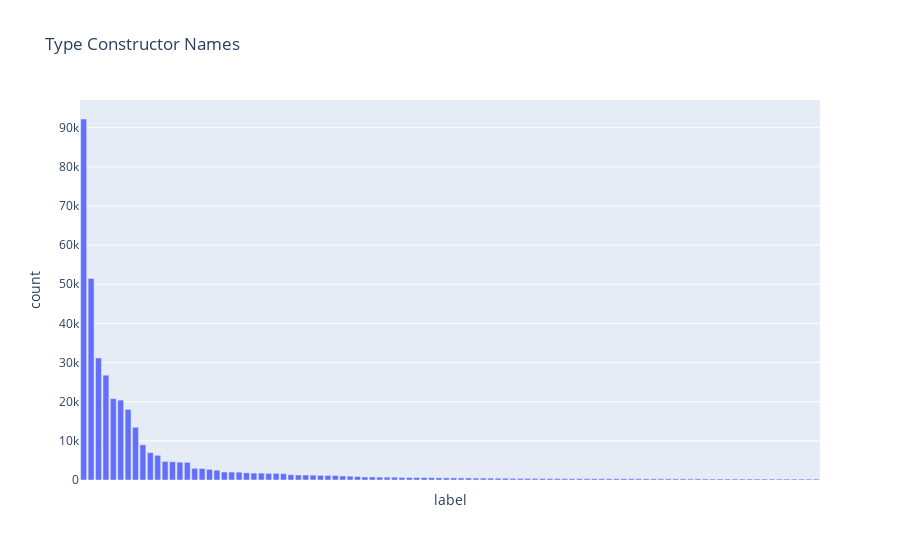

Write notebook code for a chart like this one.
### Code cell
all_heads = [type_name(h) for t in all_annots for h in t.all_heads()]
plot_counts(all_heads, title="Type Constructor Names")

### Figure 1 — Plotly figure (JSON) as saved in the notebook; plotly's stock layout.template omitted (floating-point values rounded to 4 significant figures)
{"data": [{"alignmentgroup": "True", "hovertemplate": "label=%{x}<br>count=%{y}<extra></extra>", "legendgroup": "", "marker": {"color": "#636efa", "pattern": {"shape": ""}}, "name": "", "offsetgroup": "", "orientation": "v", "showlegend": false, "textposition": "auto", "type": "bar", "x": ["str", "None", "int", "Optional", "Any", "bool", "List", "Dict", "Union", "float", "Tuple", "Path", "Callable", "bytes", "dict", "list", "Type", "Iterable", "Sequence", "ndarray", "datetime", "[empty]", "...", "Tensor", "Iterator", "T", "Response", "Set", "Request", "object", "User", "Mapping", "Expr", "Context", "DataFrame", "Node", "tuple", "Literal", "Session", "UserID", "String", "Config", "Event", "URL", "Array", "Generator", "Contract", "Model", "UserContext", "Outcome", "Address", "Message", "set", "Namespace", "Mock", "Token", "Awaitable", "type", "Logger", "Field", "CompileFn", "Connection", "Item", "Text", "State", "date", "Nvim", "_T", "HttpRequest", "Exception", "IO", "Redis", "Container", "Parameter", "Vertex", "Scope", "ID", "MockerFixture", "Collection", "Flask", "FrozenSet", "Application", "BaseException", "GlobalState", "Candidates", "ArgumentParser", "PartyID", "Issue", "Root", "BlockHeaderAPI", "Table", "MagicMock", "_MakeClient", "Result", "Variable", "DataT", "timedelta", "Settings", "Name", "Client"], "xaxis": "x", "y": [92221, 51495, 31179, 26784, 20776, 20407, 18025, 13467, 8971, 6978, 6308, 4751, 4667, 4559, 4512, 2996, 2940, 2719, 2505, 2038, 2023, 2005, 1840, 1762, 1761, 1687, 1685, 1620, 1346, 1285, 1274, 1245, 1196, 1167, 1140, 1041, 984, 884, 771, 770, 739, 725, 712, 640, 631, 627, 608, 592, 560, 544, 530, 527, 523, 484, 483, 473, 454, 453, 409, 407, 406, 403, 372, 364, 364, 354, 353, 342, 342, 340, 335, 334, 328, 328, 323, 317, 317, 311, 310, 299, 295, 290, 285, 283, 279, 272, 272, 262, 262, 261, 260, 253, 251, 249, 243, 242, 240, 240, 236, 235], "yaxis": "y"}], "layout": {"barmode": "relative", "legend": {"tracegroupgap": 0}, "title": {"text": "Type Constructor Names"}, "xaxis": {"anchor": "y", "domain": [0, 1], "showticklabels": false, "title": {"text": "label"}, "visible": true}, "yaxis": {"anchor": "x", "domain": [0, 1], "title": {"text": "count"}}}}
